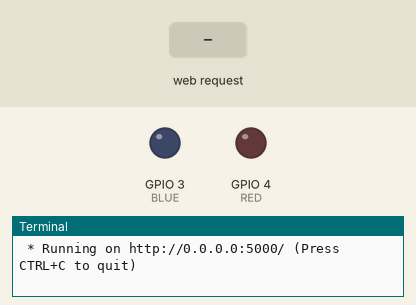
Recording of a program running on a simulated Raspberry Pi (BCM pin numbers). On the bench: output pins drawn as LEDs (lit = HIGH), the last lines printed to the terminal. Inputs (shaded band) come from the test bench. The clock reads 2024-03-15 10:24:30 at power-on unless the program sets it.

Above: at 1.2 s.
1.3 s: HTTP request for /led/red/on received
At 2.2 s:
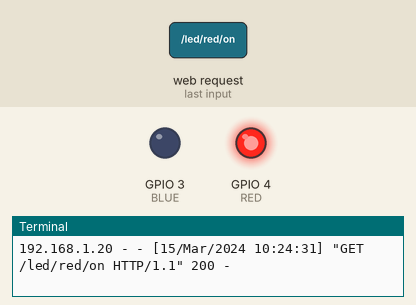
2.8 s: HTTP request for / received
Timing chart, 0 to 5.8 s (numbered marks = the images above; inputs shaded):
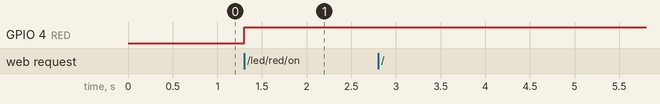

Measured:
- after the input at 1.3 s, GPIO 4 (RED): LOW → HIGH at once

The program:

flask_led_task2.py
```python
from flask import Flask, render_template
import RPi.GPIO as GPIO

RED = 4
BLUE = 3

GPIO.setmode(GPIO.BCM)

GPIO.setup(RED, GPIO.OUT)
GPIO.setup(BLUE, GPIO.OUT)

GPIO.output(RED, GPIO.LOW)
GPIO.output(BLUE, GPIO.LOW)

app = Flask(__name__)

@app.route("/")
def index():
  return render_template("led2.html")

@app.route("/led/<led>/<op>")
def led_index(led, op):
  if led == "red":
    if op == "on":
      GPIO.output(RED, GPIO.HIGH)
      return "RED LED ON"
    else:
      GPIO.output(RED, GPIO.LOW)
      return "RED LED OFF"
  else:
    if op == "on":
      GPIO.output(BLUE, GPIO.HIGH)
      return "BLUE LED ON"
    else:
      GPIO.output(BLUE, GPIO.LOW)
      return "BLUE LED OFF"

if __name__ == "__main__":
  app.run(host="0.0.0.0")

GPIO.cleanup()
```
